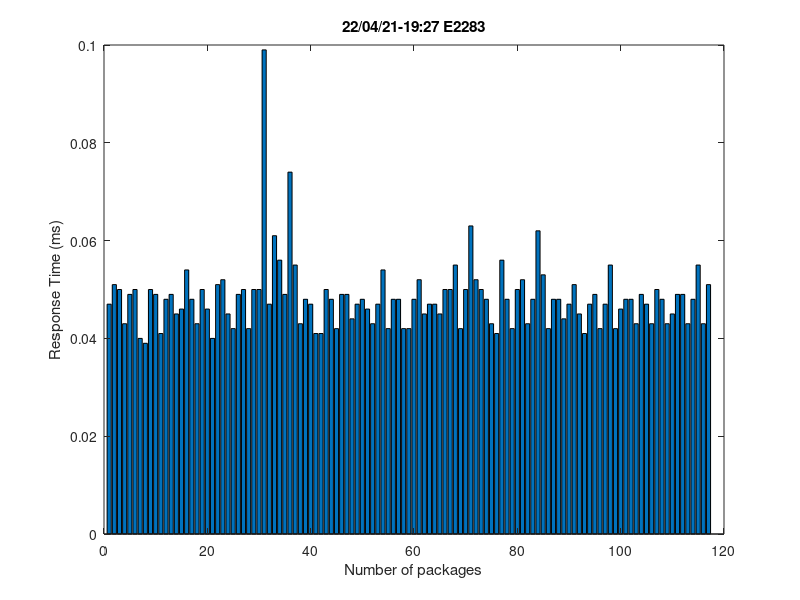
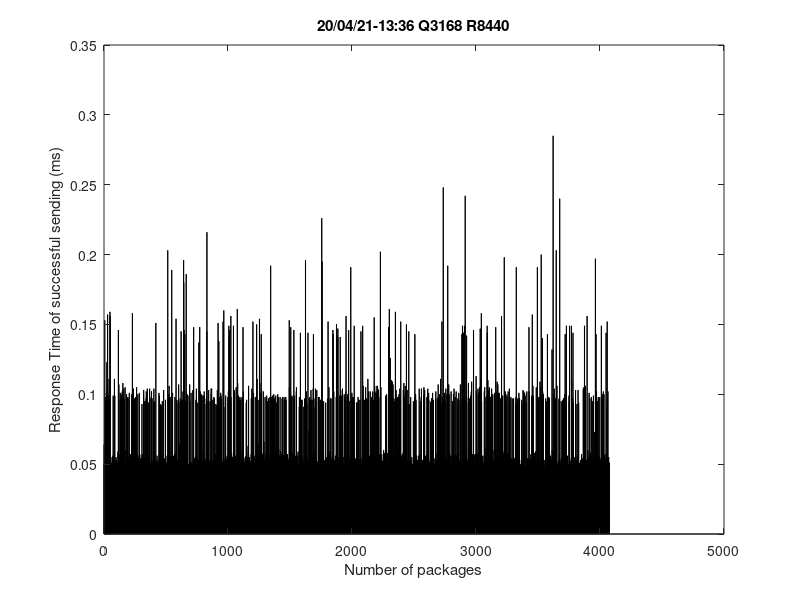

Recreate these plots in MATLAB, in order. (Note: this script raises an error after producing the figures.)
load EchoRequest.csv
load ACK.csv
load ACK_retrans.csv
%G1
figure
bar(EchoRequest)
xlabel('Number of packages')
ylabel('Response Time (ms)')
title(['22/04/21-19:27 E2283'])
%G2
figure
bar(ACK)
xlabel('Number of packages')
ylabel('Response Time of successful sending (ms)')
title(['20/04/21-13:36 Q3168 R8440'])
%G3
y = ACK_retrans;
figure
histogram(y)
xlabel('Number of repetitions')
ylabel('Number of packages')
title(['20/04/21-13:36 Q3168 R8440'])
